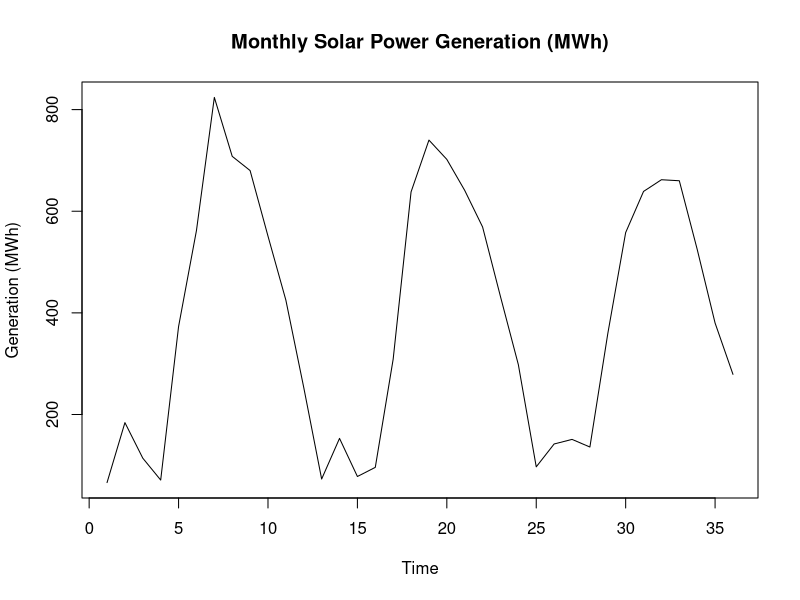
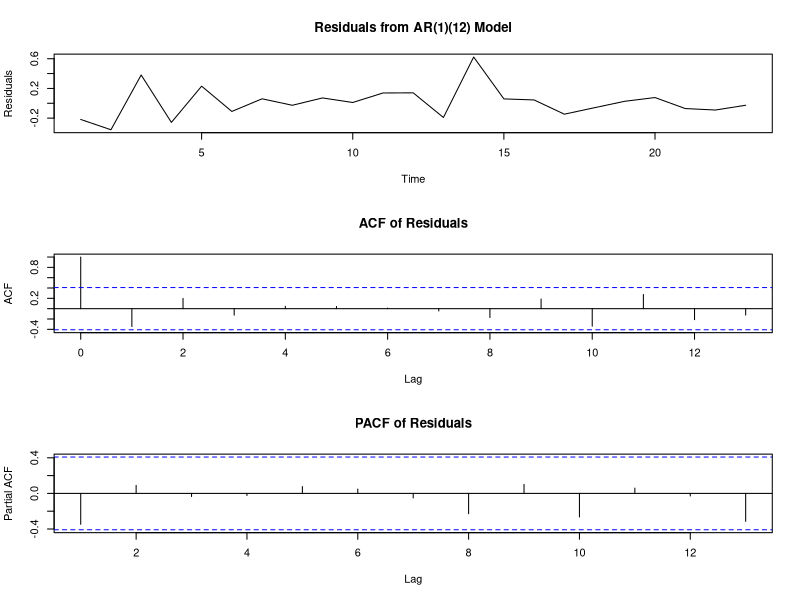
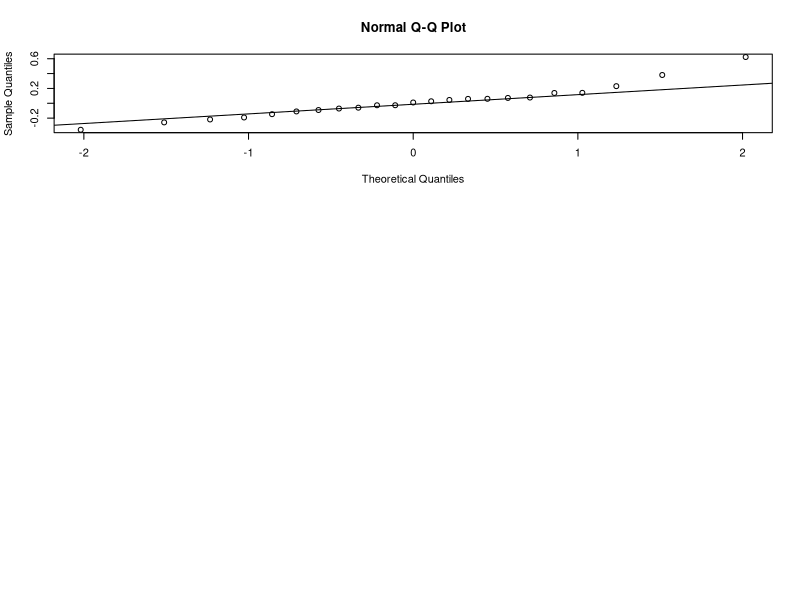
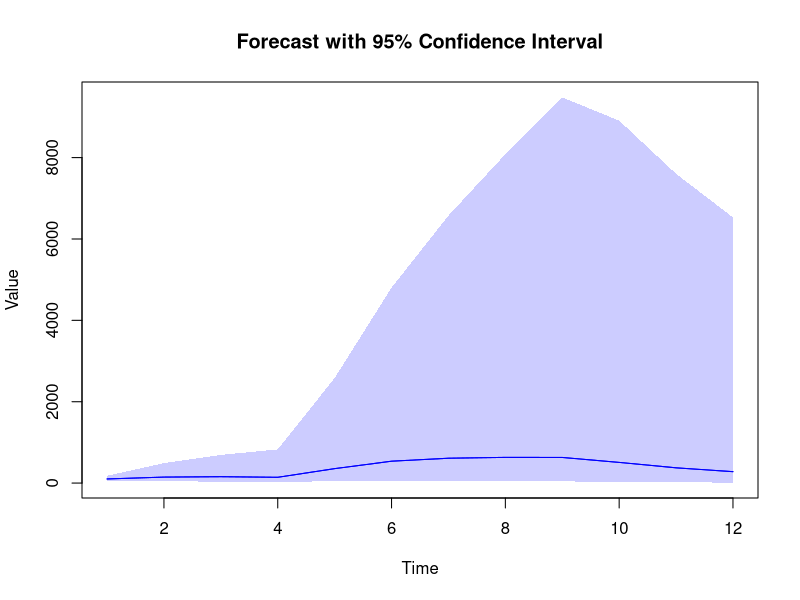

Recreate these plots in R, in order.
# Load necessary packages
rm(list = ls())
library(forecast)
library(ggplot2)
library(tseries)

# 2.1 Read data and prepare log-transformed series
data <- read.csv("assignment3_2025/datasolar.csv")
Yt <- data$power
mu <- 5.72
Xt <- log(Yt) - mu

# Plot the original series
plot.ts(Yt, main="Monthly Solar Power Generation (MWh)", ylab="Generation (MWh)", xlab="Time")

# Fit the seasonal AR(1)(12) model manually
# (1 + φ1*B)(1 + Φ1*B^12)(Xt) = εt
phi1 <- -0.38
Phi1 <- -0.94
n <- length(Xt)
resid <- rep(NA, n)

for (t in 14:n) {
  resid[t] <- Xt[t] + phi1 * Xt[t - 1] + Phi1 * Xt[t - 12] + phi1 * Phi1 * Xt[t - 13]
}

# Plot residuals
resid_clean <- na.omit(resid)

# Set up the plotting area to have 3 rows and 1 column
par(mfrow = c(3, 1))

# Plot the residuals time series
ts.plot(resid_clean, main = "Residuals from AR(1)(12) Model", ylab = "Residuals")

# Plot the ACF of residuals
acf(resid_clean, main = "ACF of Residuals")

# Plot the PACF of residuals
pacf(resid_clean, main = "PACF of Residuals")

# Normality check
qqnorm(resid_clean)
qqline(resid_clean)
print(shapiro.test(resid_clean))

# 2.2 Forecast the next 12 months
h <- 12
Xt_forecast <- numeric(h)
Xt_forecast[1] <- -phi1 * Xt[n] - Phi1 * Xt[n - 11] - phi1 * Phi1 * Xt[n - 12]

# resid[t] <- Xt[t] + phi1 * Xt[t - 1] + Phi1 * Xt[t - 12] + phi1 * Phi1 * Xt[t - 13]

for (k in 2:h) {
  x_lag1 <- ifelse(k == 1, Xt[n], Xt_forecast[k - 1])
  x_lag12 <- ifelse(k <= 12, Xt[n - 12 + k], Xt_forecast[k - 12])
  x_lag13 <- ifelse(k <= 13, Xt[n - 13 + k], Xt_forecast[k - 13])
  
  Xt_forecast[k] <- -phi1 * x_lag1 - Phi1 * x_lag12 - phi1 * Phi1 * x_lag13
}

Yt_forecast <- exp(Xt_forecast + mu)

par(mfrow = c(1, 1))
# 2.3 95% prediction intervals (using AR(1) only)
sigma2 <- 0.222
se <- sqrt(sigma2 * cumsum((1 + phi1^(1:h))^2))
lower <- exp(Xt_forecast + mu - 1.96 * se)
upper <- exp(Xt_forecast + mu + 1.96 * se)

# Plot forecast
# ts_all <- ts(c(Yt, Yt_forecast), start=1, frequency=12)
# time_all <- time(ts_all)
# plot(time_all, ts_all, type="l", ylim=c(min(Yt), max(upper)), main="Forecast with 95% Prediction Interval",
#      xlab="Time", ylab="Power (MWh)", col="black")
# lines(time_all[(length(Yt) + 1):(length(Yt) + h)], lower, col="red", lty=2)
# lines(time_all[(length(Yt) + 1):(length(Yt) + h)], upper, col="red", lty=2)

# Assuming Yt_forecast, lower, and upper are vectors with the same length
time <- seq_along(Yt_forecast)

# Plot the forecast
plot(time, Yt_forecast, type = "l", col = "blue", ylim = range(c(lower, upper, Yt_forecast)),
     xlab = "Time", ylab = "Value", main = "Forecast with 95% Confidence Interval")

# Add the shaded area for the confidence interval
polygon(c(time, rev(time)), c(lower, rev(upper)), col = rgb(0, 0, 1, 0.2), border = NA)

# Add the forecast line again to be on top of the shaded area
lines(time, Yt_forecast, col = "blue")


# Tabulower# Tabupper.tri()# Table of forecast values
forecast_table <- data.frame(
  Month = 1:h,
  Forecast = round(Yt_forecast, 2),
  Lower_95 = round(lower, 2),
  Upper_95 = round(upper, 2)
)

print(forecast_table)
